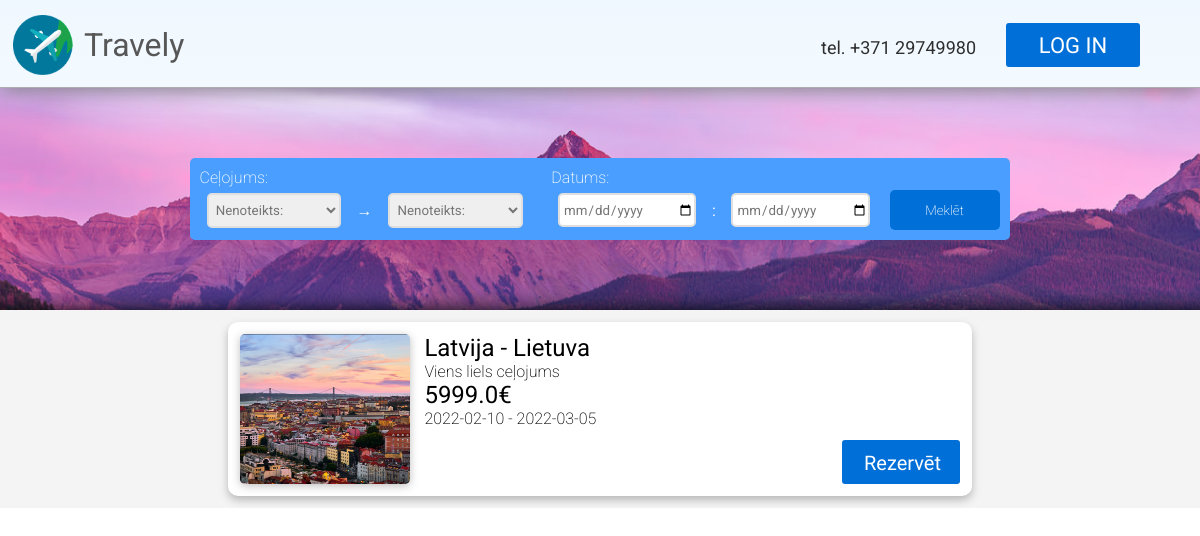
Page /catalogue on the committed database.
### models.py (models this page shows, shortened)
class Trip(db.Model):
    id = db.Column(db.Integer, primary_key=True)
    agency_id = db.Column(db.Integer, db.ForeignKey("agency.id"))
    country_from = db.Column(db.Integer)
    country_to = db.Column(db.Integer)
    date_from = db.Column(db.Date)
    date_to = db.Column(db.Date)
    description = db.Column(db.String(280))
    cost = db.Column(db.Float)
    ticket_amount = db.Column(db.Integer)
    views = db.Column(db.Integer)

class Country(db.Model):
    id = db.Column(db.Integer, primary_key=True)
    country = db.Column(db.String(48), nullable=False)
    abbreviation = db.Column(db.String(2), nullable=False)

### main.py (the view)
@app.route('/catalogue')
def celojumi():
    return render_template("catalogue.html", trips = Trip.query.all(), countries = Country.query.all())

### templates/catalogue.html (shortened to what this page needs)
{% extends "index.html" %}
{% block content %}
<div id="search-bar-back" class="one-pixel-search-back">
    <div class="catalogue-search-page">
        <div>
            <p>Ceļojums:</p>
            <div>
                <select name="from" id="from">
                    <option value="">Nenoteikts:</option>
                </select>
                →
                <select name="to" id="to">
                    <option value="">Nenoteikts:</option>
                </select>
            </div>
        </div>
        <div>
            <p>Datums:</p>
            <div>
                <input id="from_date" type="date" placeholder="No">
                :
                <input id="to_date" type="date" placeholder="Līdz">
            </div>
        </div>
        <button id="submit-button" class="search-button" type="submit">Meklēt</button>
    </div>
</div>
<div id="catalogue-list">
    {% if trips %}
        {% for trip in trips %}
            <div class="catalogue-list-element">
                <img src="static/images/destinations/lisabon.png" class="catalogue-list-element-img">
                <div class="catalogue-list-element-text">
                    <h2>
                        {% for country in countries %}
                            {% if country.id == trip.country_from %}
                                <span>{{ country.country }} -</span>
                            {% elif country.id == trip.country_to %}
                                <span>{{ country.country }}</span>
                            {% endif %}
                        {% endfor %}
                    </h2>
                    <p>{{ trip.description }}</p>
                    <h2>{{ trip.cost }}€</h2>
                    <p>{{ trip.date_from }} - {{ trip.date_to }}</p>
                </div>
                <a href="/reservation/{{ trip.id }}" class="button" id="button-reserve">Rezervēt</a>
            </div>
        {% endfor %}
    {% endif %}
</div>
{% endblock %}

### static/css/stylesheet.css (style rules this page uses)
* { margin:0; padding:0; }
body { font-family: 'Roboto', sans-serif; color:#575757; background-image: linear-gradient(aliceblue, white); background-repeat: no-repeat; }
h2 { font-weight: 400; }
p { font-weight: 200; }
a { text-decoration: none; }
a.button { display: inline-block; color: white !important; text-align: center; font-size: 22px !important; font-family: Thasadith; text-decoration: none; line-height: 42px; font-weight: normal !important; background-color: #0070D8; border-radius: 3px; padding-right: 22px; padding-left: 22px; padding-top: 2px; padding-bottom: 2px; }
#search-bar-back { display: flex; align-items: center; background-image: url(../images/search_bar_back_main.png); background-repeat: no-repeat; height: 222px; background-position: 50%; box-shadow: inset 0px -30px 20px -30px #000000; }
.catalogue-search-page { display: flex; background-color: rgb(73, 158, 255); width: 800px; margin-left: auto; margin-right: auto; padding: 10px; border-radius: 5px; align-items: flex-end; }
.catalogue-search-page > div { display: flex; justify-content: start; flex-wrap: wrap; }
.catalogue-search-page > div > p { color: white; }
.catalogue-search-page > div > div { display: flex; flex-direction: row; margin-left: 2%; gap: 5%; margin-top: 1%; height: 40px; color: white; align-items: center; }
.catalogue-search-page > div > div > select, .catalogue-search-page > div > div > input { border-radius: 5px; outline: none; border: 2px solid #dfdfdf; color: #757575; height: 30px; padding-left: 1%; font-family: 'Roboto', sans-serif; width: 150px; cursor: pointer; }
.catalogue-search-page > div > div > select { height: 35px; }
.catalogue-search-page > div > div > input::placeholder { color: #c1c2c4; }
.catalogue-search-page > button { border-radius: 5px; outline: none; border: none; background-color: #0070D8; color: white; font-family: 'Roboto', sans-serif; font-weight: 200; width: 15%; height: 40px; cursor: pointer; }
.one-pixel-search-back { margin-left: -1px }
#catalogue-list { background-color: #F4F4F4; max-width: 100%; width: 100%; display: flex; flex-direction: column; }
.catalogue-list-element { background-color: white; color:black; display: flex; flex-wrap: nowrap; flex-direction: row; padding: 1%; border-radius: 10px; gap: 2%; margin: 1%; width: 60%; filter: drop-shadow(0px 4px 4px rgba(0, 0, 0, 0.25)); margin-left: auto; margin-right: auto; }
.catalogue-list-element-img { width: 170px; height: 150px; filter: drop-shadow(0px 2px 4px rgba(0, 0, 0, 0.25)); border-radius: 5px; }
.catalogue-list-element-text { width: 70%; }
#button-reserve { font-size: 20px !important; height:40px; width:74px; margin-top: auto; margin-left: auto; }

### rows in the picture
Trip: description "Viens liels ceļojums", cost "5999.0", date_from "2022-02-10", date_to "2022-03-05"
Country: country "Latvija"
Country: country "Lietuva"
